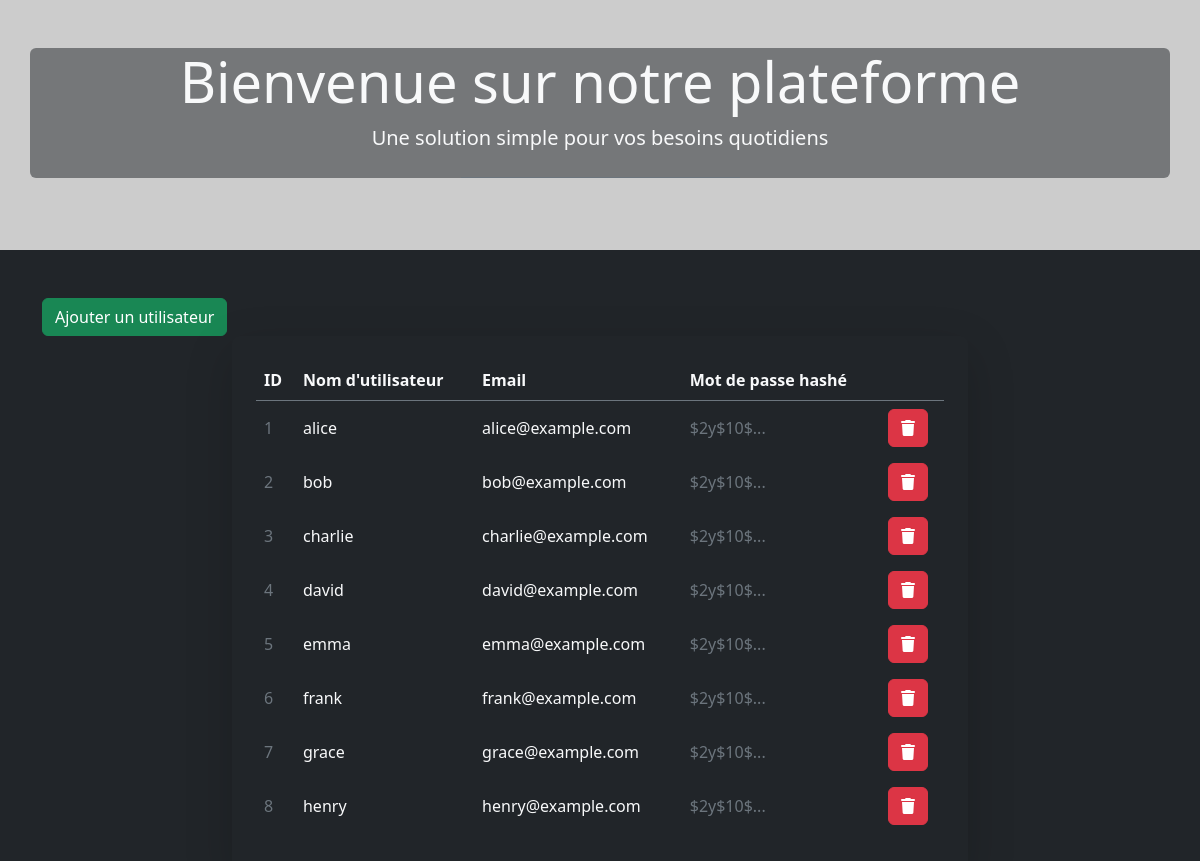
Screenshot of /13_BONUS/ajout-suppression-affichage/index.php with the database file from the repository.
### tables this page shows
CREATE TABLE users (
    id INT AUTO_INCREMENT PRIMARY KEY,
    username VARCHAR(50) NOT NULL UNIQUE,
    hash_password VARCHAR(255) NOT NULL,
    email VARCHAR(100) NOT NULL UNIQUE,
    created_at TIMESTAMP DEFAULT CURRENT_TIMESTAMP
);

### 13_BONUS/ajout-suppression-affichage/fonction_bdd.php (called while the page is built, shortened)
<?php
function recupererUtilisateurs(PDO $connexionBDD){
    try {
        $requete = $connexionBDD->prepare('SELECT * from users');
        $requete->execute();
        return $requete->fetchAll(PDO::FETCH_ASSOC);
    } catch (\Throwable $th) {
        die($th);
    }
}

### 13_BONUS/ajout-suppression-affichage/index.php (the view)
<?php
require_once('./fonction_bdd.php');
$connexionBDD = connexionBDD();
$utilisateurs = recupererUtilisateurs($connexionBDD);
require_once('./header.php');
?>
<main class="container">
    <a href="./form.php" class="btn btn-success">Ajouter un utilisateur</a>
    <div class="row justify-content-center">
        <div class="col-lg-8">
            <div class="rounded-3 p-4 shadow-lg">
                <table class="table table-dark table-hover table-borderless">
                    <thead class="border-bottom border-secondary">
                        <tr>
                            <th scope="col" class="text-light">ID</th>
                            <th scope="col" class="text-light">Nom d'utilisateur</th>
                            <th scope="col" class="text-light">Email</th>
                            <th scope="col" class="text-light">Mot de passe hashé</th>
                            <th scope="col" class="text-light"></th>
                        </tr>
                    </thead>
                    <tbody>
                        <?php foreach ($utilisateurs as $utilisateur): ?>
                            <tr class="align-middle">
                                <td class="text-secondary"><?= $utilisateur['id'] ?></td>
                                <td class="text-light"><?= $utilisateur['username'] ?></td>
                                <td class="text-light"><?= $utilisateur['email'] ?></td>
                                <td class="text-truncate text-secondary" style="max-width: 150px;">
                                    <?= $utilisateur['hash_password'] ?>
                                </td>
                                <td>
                                    <a href="./supprimer.php?id=<?= $utilisateur['id'] ?>" class="btn btn-danger"><i class="fa-solid fa-trash"></i></a>
                                </td>
                            </tr>
                        <?php endforeach; ?>
                    </tbody>
                </table>
            </div>
        </div>
    </div>
</main>
</body>
</html>

### 13_BONUS/ajout-suppression-affichage/header.php (shortened to what this page needs)
<!DOCTYPE html>
<html lang="fr">
<head>
    <link rel="stylesheet" href="https://cdn.jsdelivr.net/npm/bootstrap@5.3.3/dist/css/bootstrap.min.css">
    <link rel="stylesheet" href="https://cdnjs.cloudflare.com/ajax/libs/font-awesome/6.7.2/css/all.min.css">
</head>
<body class="bg-dark">
    <header class="hero text-center py-5 mb-5">
        <div class="container bg-dark bg-opacity-50 rounded">
            <h1 class="display-4 text-light fw-light">Bienvenue sur notre plateforme</h1>
            <p class="lead text-light">Une solution simple pour vos besoins quotidiens</p>
            <div class="border-top border-secondary w-25 mx-auto my-4"></div>
        </div>
    </header>

### 13_BONUS/ajout-suppression-affichage/header.php (style rules this page uses)
.hero { background-image: url('https://picsum.photos/1600/400'); height: 50%; background-position: center; background-repeat: no-repeat; background-size: cover; position: relative; }

### rows the page displays
users: id "1", username "alice", email "alice@example.com", hash_password "$2y$10$..."
users: id "2", username "bob", email "bob@example.com", hash_password "$2y$10$..."
users: id "3", username "charlie", email "charlie@example.com", hash_password "$2y$10$..."
users: id "4", username "david", email "david@example.com", hash_password "$2y$10$..."
users: id "5", username "emma", email "emma@example.com", hash_password "$2y$10$..."
users: id "6", username "frank", email "frank@example.com", hash_password "$2y$10$..."
users: id "7", username "grace", email "grace@example.com", hash_password "$2y$10$..."
users: id "8", username "henry", email "henry@example.com", hash_password "$2y$10$..."
